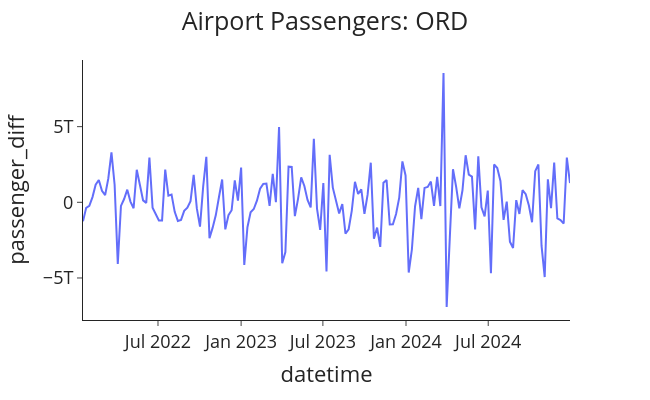

This figure's notebook cell:
### Code cell
# Make the data stationary
data_proc['passengers_boxcox'], lam = boxcox(data_proc['total_passenger_throughput'])
data_proc["passenger_diff"] = data_proc["passengers_boxcox"].diff()
data_proc.dropna(inplace=True)

# Plot the stationary passenger data
plot_passenger_volumes(df=data_proc,x='datetime', y='passenger_diff',airport=airport)

### Figure 1 — Plotly figure (JSON) as saved in the notebook; plotly's stock layout.template omitted (floating-point values rounded to 4 significant figures; data arrays with more than 128 entries replaced by an {"elided": "..."} marker saying what was removed)
{"data": [{"hovertemplate": "datetime=%{x}<br>passenger_diff=%{y}<extra></extra>", "legendgroup": "", "line": {"color": "#636efa", "dash": "solid"}, "marker": {"symbol": "circle"}, "mode": "lines", "name": "", "orientation": "v", "showlegend": false, "type": "scatter", "x": {"elided": "155 str values"}, "xaxis": "x", "y": {"elided": "155 float values"}, "yaxis": "y"}], "layout": {"font": {"size": 18}, "height": 400, "legend": {"tracegroupgap": 0}, "margin": {"t": 60}, "title": {"text": "Airport Passengers: ORD", "x": 0.5}, "width": 650, "xaxis": {"anchor": "y", "domain": [0, 1], "title": {"text": "datetime"}}, "yaxis": {"anchor": "x", "domain": [0, 1], "title": {"text": "passenger_diff"}}}}
